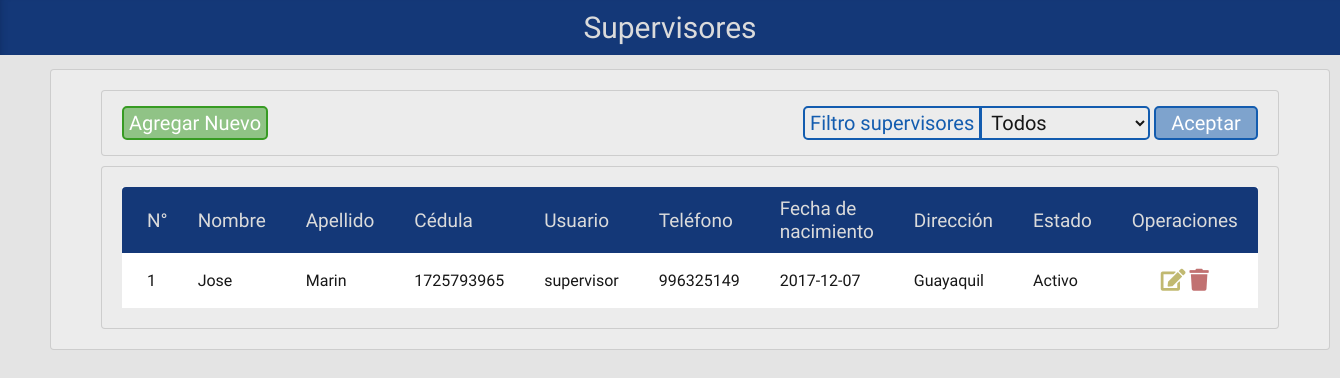
The page /php/editar_supervisor.php on the database its author committed.
### tables this page shows
CREATE TABLE `supervisor` (
  `SUP_CODIGO` int(2) NOT NULL,
  `USU_CODIGO` int(2) NOT NULL,
  `SUP_NOMBRE` varchar(35) NOT NULL,
  `SUP_APELLIDO` varchar(35) NOT NULL,
  `SUP_TELEFONO` int(10) NOT NULL,
  `SUP_CEDULA` varchar(10) NOT NULL,
  `SUP_FNACIMIENTO` date NOT NULL,
  `SUP_DIRECCION` varchar(50) NOT NULL,
  `SUP_ESTADO` int(1) NOT NULL DEFAULT '1'
);

CREATE TABLE `usuario` (
  `USU_CODIGO` int(2) NOT NULL,
  `ROL_CODIGO` int(2) NOT NULL,
  `USU_USER` char(35) NOT NULL,
  `USU_CLAVE` varchar(255) NOT NULL,
  `USU_ESTADO` int(1) NOT NULL DEFAULT '1'
);

### php/editar_supervisor.php (the view, shortened to what this page needs)
<!doctype html>
<html>
<head>
	<link href="../css/estiloMostrar.css" rel="stylesheet" type="text/css">
	<link rel="stylesheet" href="https://use.fontawesome.com/releases/v5.8.1/css/all.css">
</head>
<body>
<div class="contenedor">
	<div class="cabeza">Supervisores</div>
	<?php
	$conn = new mysqli( "localhost", "admin", "admin", "horarios" );
	$result = mysqli_query( $conn, "select * from supervisor a, usuario u where a.usu_codigo=u.usu_codigo" );
	$activos = mysqli_query( $conn, "select * from supervisor a, usuario u where a.usu_codigo=u.usu_codigo and a.SUP_estado=1" );
	$desactivos = mysqli_query( $conn, "select * from supervisor a, usuario u where a.usu_codigo=u.usu_codigo and a.SUP_estado=0" );
	?>
	<div class="cuerpo">
	<div class="opciones">
		<div class="bloque margen-top"><a href="#" id="idcrear" ><button type="button">Agregar Nuevo</button></a></div>
		<div class="bloque"><form id="form1" name="form1" method="post" action="#">
			<label class="filtro" for="select">Filtro supervisores</label>
			<select name="estado" class="filtro">
				<option value="Todos" selected>Todos</option>
			</select>
			<input type="submit" value="Aceptar">
		</form></div>
	</div>
	<div class="cont-tabla">
	<table>
		<thead>
			<tr>
				<th>N°</th>
				<th>Nombre</th>
				<th>Apellido</th>
				<th>Cédula</th>
				<th>Usuario</th>
				<th>Teléfono</th>
				<th>Fecha de nacimiento</th>
				<th>Dirección</th>
				<th>Estado</th>
				<th>Operaciones</th>
			</tr>
		</thead>
		<tbody>
			<?php
			$estado = $_POST[ 'estado' ];
			if ( $estado == 'Todos' ||  $estado == '') {
				$cont = 1;
				while ( $row = mysqli_fetch_array( $result ) ) {
					echo '<tr><td>' .$cont. '</td>';
					echo '<td>' . $row[ "SUP_NOMBRE" ] . '</td>';
					echo '<td>' . $row[ "SUP_APELLIDO" ] . '</td>';
					echo '<td>' . $row[ "SUP_CEDULA" ] . '</td>';
					echo '<td>' . $row[ "USU_USER" ] . '</td>';
					echo '<td>' . $row[ "SUP_TELEFONO" ] . '</td>';
					echo '<td>' . $row[ "SUP_FNACIMIENTO" ] . '</td>';
					echo '<td>' . $row[ "SUP_DIRECCION" ] . '</td>';
					if($row['SUP_ESTADO']=='1'){$estado = 'title="Eliminar" class="tabla-registro-elim btn-eliminar-a"><i class="fas fa-trash"></i>'; $est = "Activo";}
					else {$estado = 'title="Activar" class="btn-eliminar-i"><i class="fas fa-trash-restore"></i>'; $est = "Inactivo";}
					echo '<td>' .$est. '</td>';
					echo '<td> <a href="editar_supervisor_recibe.php?u='.$row[ "SUP_CODIGO" ].'" title="Editar" class="btn-editar"><i class="fas fa-edit"></i></a>
							   <a href="eliminar_supervisor.php?u='.$row[ "SUP_CODIGO" ].'" '.$estado.'</a></td></tr>';
					$cont++;
				}
			} else if ( $estado == 'Activos' ) {
				$cont = 1;
				while ( $row = mysqli_fetch_array( $activos ) ) {
					echo '<tr><td>' .$cont. '</td>';
					echo '<td>' . $row[ "SUP_NOMBRE" ] . '</td>';
					echo '<td>' . $row[ "SUP_APELLIDO" ] . '</td>';
					echo '<td>' . $row[ "SUP_CEDULA" ] . '</td>';
					echo '<td>' . $row[ "USU_USER" ] . '</td>';
					echo '<td>' . $row[ "SUP_TELEFONO" ] . '</td>';
					echo '<td>' . $row[ "SUP_FNACIMIENTO" ] . '</td>';
					echo '<td>' . $row[ "SUP_DIRECCION" ] . '</td>';
					if($row['SUP_ESTADO']=='1'){$est = "Activo";}
					else {$est = "Inactivo";}
					echo '<td>' .$est. '</td>';
					echo '<td> <a href="editar_supervisor_recibe.php?u='.$row[ "SUP_CODIGO" ].'" title="Editar" class="btn-editar"><i class="fas fa-edit"></i></a>
							   <a href="eliminar_supervisor.php?u='.$row[ "SUP_CODIGO" ].'" title="Eliminar" class="tabla-registro-elim  btn-eliminar-a"><i class="fas fa-trash"></i></a></td></tr>';
					$cont++;
				}
				mysqli_free_result( $activos );
			} else if ( $estado == 'Desactivados' ) {
				$cont = 1;
				while ( $row = mysqli_fetch_array( $desactivos ) ) {
					echo '<tr><td>' .$cont. '</td>';
					echo '<td>' . $row[ "SUP_NOMBRE" ] . '</td>';
					echo '<td>' . $row[ "SUP_APELLIDO" ] . '</td>';
					echo '<td>' . $row[ "SUP_CEDULA" ] . '</td>';
					echo '<td>' . $row[ "USU_USER" ] . '</td>';
					echo '<td>' . $row[ "SUP_TELEFONO" ] . '</td>';
					echo '<td>' . $row[ "SUP_FNACIMIENTO" ] . '</td>';
					echo '<td>' . $row[ "SUP_DIRECCION" ] . '</td>';
					if($row['SUP_ESTADO']=='1'){$est = "Activo";}
					else {$est = "Inactivo";}
					echo '<td>' .$est. '</td>';
					echo '<td> <a href="editar_supervisor_recibe.php?u='.$row[ "SUP_CODIGO" ].'" title="Editar" class="btn-editar"><i class="fas fa-edit"></i></a>
							   <a href="eliminar_supervisor.php?u='.$row[ "SUP_CODIGO" ].'" title="Activar"  class="btn-eliminar-i"><i class="fas fa-trash-restore"></i></a></td></tr>';
					$cont++;
				}
				mysqli_free_result( $desactivos );
			}
			?>
		</tbody>
	</table>
	</div>
	</div>
</div>
</body>
</html>

### css/estiloMostrar.css (style rules this page uses)
:root { --base: rgba(20,56,120,1.00); --base2: rgba(19,92,175,1.00); --base2-semitransp: rgba(19,92,175,0.50); --sec: rgba(204,180,11,1.00); --activo: rgba(27,78,168,1.00); --selec: rgba(21,60,129,1.00); --texto: rgba(219,219,219,1.00); --azul-claro: rgba(19,92,175,1.00); --azul: rgba(24,63,155,1.00); --confirm: rgba(192,91,39,1.00); --elimin: rgba(163,33,35,1.00); --confirm2: rgba(108,39,184,1.00); --confirm-osc: rgba(160,75,32,1.00); --fondo: rgba(228,228,228,1.00); --fondo2: rgba(236,236,236,1.00); }
* { margin: 0; padding: 0; font-family: 'Hind Siliguri', sans-serif; }
body { background-color: var(--fondo); }
.contenedor { display: flex; flex-direction: column; flex-wrap: wrap; justify-content: flex-start; align-items: normal; align-content: stretch; max-width: 100%; }
.cabeza { display: block; text-align: center; background-color: var(--base); color: var(--texto); font-size: 30px; font-weight: 400; padding: 10px 0; width: 100%; box-shadow: inset 6px 0px 9px -8px rgba(10,31,68,0.70); }
.cuerpo { display: flex; flex-direction: column; flex-wrap: wrap; justify-content: flex-start; align-items: normal; align-content: stretch; max-width: 100%; margin: 14px 50px; padding: 10px 40px; border: 1px solid rgba(159,159,159,0.40); border-radius: 4px; background-color: var(--fondo2); }
.cont-tabla { display: block; float: left; max-width: 100%; height: 100%; padding: 20px 20px; margin: 5px 10px 10px; border: 1px solid rgba(159,159,159,0.40); border-radius: 4px; background-color: var(--fondo2); }
.cuerpo > .opciones { display: flex; justify-content: space-between; max-width: 100%; padding: 10px 20px; margin: 10px 10px 5px; border: 1px solid rgba(159,159,159,0.40); border-radius: 4px; background-color: var(--fondo2); }
.opciones { display: flex; justify-content: flex-end; max-width: 100%; padding: 10px 20px; margin: 10px 10px 5px; border: 1px solid rgba(159,159,159,0.40); border-radius: 4px; background-color: var(--fondo2); }
.bloque { display: inline-block; }
.margen-top { margin: 5px 0 0 0; }
.filtro { margin-bottom:20px; }
table { background-color: white; text-align: left; border-collapse: collapse; width: 100%; }
th { font-size: 19px; font-weight: 400; padding: 10px 20px; }
th:first-child { border-radius: 4px 0 0 0; padding: 10px 10px 10px 25px; }
th:last-child { border-radius: 0 4px 0 0; }
td { padding: 15px 20px; font-size: 16px; font-weight: 500; color: rgba(23,23,23,1.00); }
td:first-child { padding: 10px 10px 10px 25px; }
td:last-child { text-align: center; }
thead { background-color: var(--base); color: var(--texto); }
.btn-editar { font-size: 22px; text-decoration: none; color: rgba(162,150,43,0.67); }
.btn-eliminar-a { font-size: 22px; text-decoration: none; color: rgba(162,43,43,0.67); }
select.filtro { background: none; color: #161616; border: none; border: solid 2px var(--base2); border-radius: 0 5px 5px 0; margin: 5px 0; padding: 2px 5px; width: 170px; font-size: 20px; transition: all 0.3s; outline: none; }
input::placeholder { background: none; color:rgba(42,42,42,0.44); font-size: 20px; }
label.filtro { font-size: 20px; color: var(--base2); border: none; border: solid 2px var(--base2); padding: 3px 5px; border-radius: 5px 0 0 5px; margin-right: -5px; }
select { background: none; color: #161616; border: none; border: solid 2px var(--base2); border-radius: 5px; margin: 5px 0 15px 0; padding: 2px 5px; width: 98.5%; font-size: 20px; transition: all 0.3s; }
label { font-size: 20px; color: var(--base2); }
[type=button], [type=submit], [type=reset] { background-color: var(--base2-semitransp); border-radius: 5px; border: 2px var(--base2) solid; color: white; padding: 3px 5px; cursor: pointer; transition: all 0.1s; font-size: 20px; text-decoration: none; }
[type=submit], #idcancelar > [type=button] { padding: 3px 15px; }
#idcrear [type=button] { background-color: rgba(55,155,35,0.50); color: white; border: 2px rgba(55,155,35,1.0) solid; }

### rows shown on the page
supervisor: SUP_NOMBRE "Jose", SUP_APELLIDO "Marin", SUP_CEDULA "1725793965", USU_CODIGO.USU_USER "supervisor", SUP_TELEFONO "996325149", SUP_FNACIMIENTO "2017-12-07", SUP_DIRECCION "Guayaquil", SUP_ESTADO "Activo"
